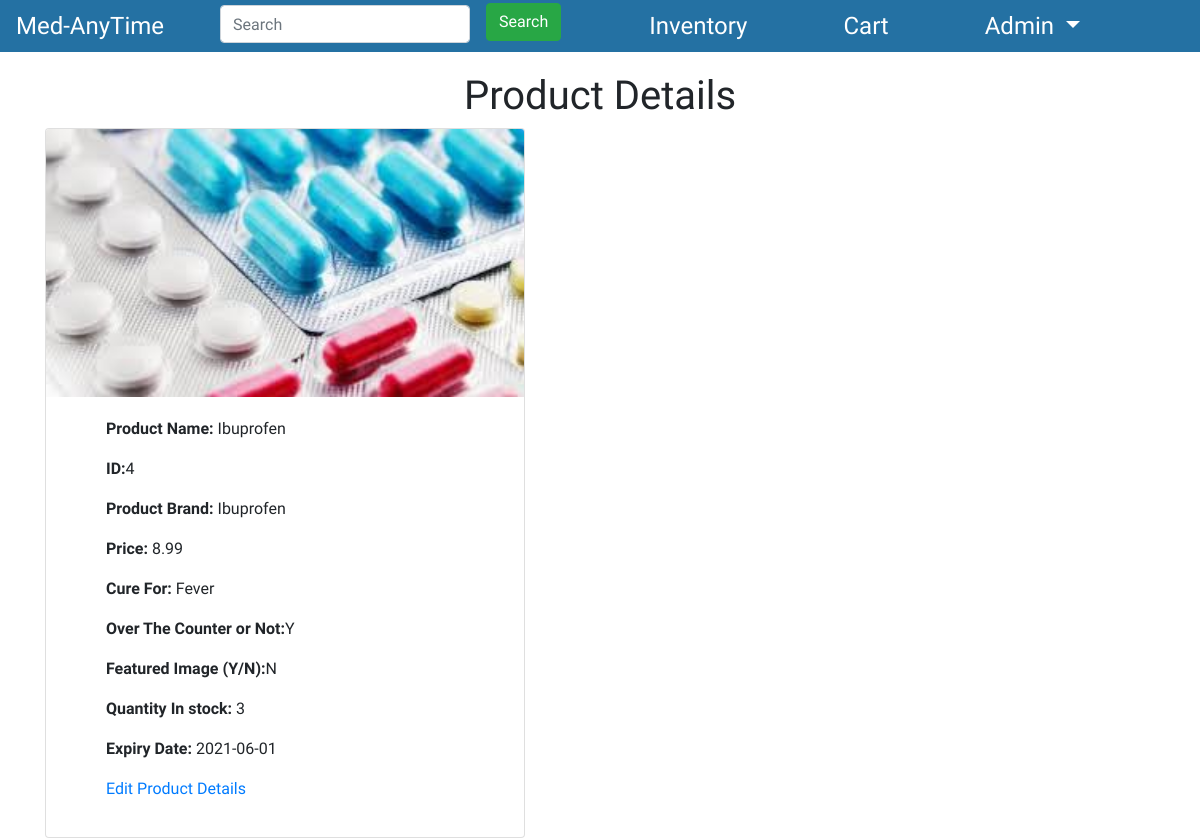
The page /View_Product_Details.php?ID=4 (signed in) on the database as committed earlier.
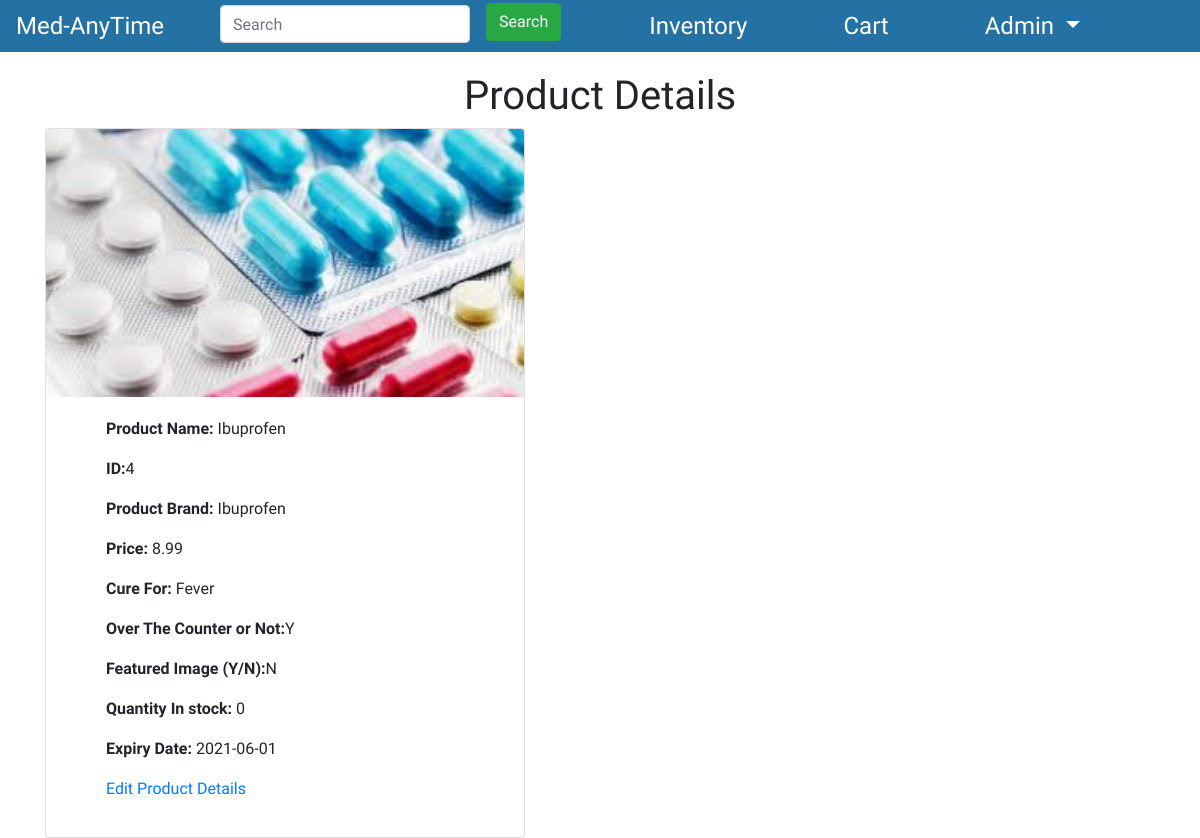
The same page on the database as committed later.
### tables this page shows
CREATE TABLE `products` (
  `ID` int(11) NOT NULL,
  `ProductName` varchar(255) NOT NULL,
  `CompanyName` varchar(255) NOT NULL,
  `CureFor` varchar(255) DEFAULT NULL,
  `Price` decimal(10,2) NOT NULL,
  `OtcFlag` varchar(1) DEFAULT NULL,
  `Featured_Flag` varchar(255) NOT NULL,
  `ExpiryDate` date NOT NULL,
  `NumberInStock` int(11) NOT NULL,
  `productImage` varchar(255) NOT NULL
);

### View_Product_Details.php (the view, shortened to what this page needs)
<!DOCTYPE html>
<html lang="en">
<head>
    <link rel="stylesheet" href="https://stackpath.bootstrapcdn.com/bootstrap/4.1.3/css/bootstrap.min.css">
    <link rel="stylesheet" href="app new2.css">
</head>
<body>
 <nav  class="navbar navbar-dark navbar-expand-md pt-0 pb-0 fixed-top">
      <a href="AdminPage.php" class="navbar-brand">Med-AnyTime</a>
	  <div class="collapse navbar-collapse" id="navmenu">
    <ul class="navbar-nav mr-auto">
      <li class="nav-item">
        <form class="form-inline my-2 my-lg-0">
      <input class="form-control mr-sm-3" type="search" placeholder="Search" id="navBarSearchForm" aria-label="Search">
      <button class="btn btn-success my-2 my-sm-0" type="submit" id="SearchButton" >Search</button>
    </form>
      </li>
	 <li class="nav-item">
        <a class="nav-link" href="inventory.php">Inventory</a>
      </li>
	   <li class="nav-item">
        <a class="nav-link" href="#">Cart</a>
      </li>
       <li class="nav-item dropdown">
                        <a class="nav-link dropdown-toggle" href="#" id="navbarDropdown" role="button" data-toggle="dropdown" aria-haspopup="true" aria-expanded="true">
                            <?php
                                include('C:/xampp/htdocs/SwEngg/Config/dbConnection.php');
								$query=mysqli_query($dbConnection,"SELECT * FROM `admindetails` WHERE AdminId='".$_SESSION['id']."'");
								$row=mysqli_fetch_assoc($query);
                                echo ''.$row['FirstName'].'';
                            ?>
                        </a>
       </li>
    </ul>
  </div>
    </nav>
<div class="container">
<br><br><br>
<h1 align="Center"> Product Details</h1>
               <?php
    include('C:/xampp/htdocs/SwEngg/Config/dbConnection.php');
    $ID=$_GET['ID'];
    $query = "SELECT * FROM products WHERE ID='$ID'";
    $result = mysqli_query($dbConnection,$query);
    while($res = mysqli_fetch_array($result)) {
?>
  <div class="row">
 <div class="col-sm-4">
  <div class="card-columns">
                <div class="card" style = "width: 30rem; margin:0 auto; " >
                                 <?php if($res['productImage'] != ""): ?>
                            <img class="card-img-top" src="/SwEngg/upload/<?php echo $res['productImage']; ?>" alt="prodImage"  Style = "width:100%">
                            <?php else: ?>
                            <img class="card-img-top" src="/SwEngg/upload/default.jpg" alt="prodImage" class="center" Style = "width:100%">
                            <?php endif; ?>
                          <div class="card-body">
                              <ul><strong class="card-title">Product Name: </strong><?php echo $res['ProductName'];?></ul>
                             <ul><strong class="card-text">ID:</strong><?php echo $res['ID']; ?></ul>
		                       <ul> <strong class="card-text">Product Brand:</strong> <?php echo $res['CompanyName']; ?> </ul>
					          <ul><strong class="card-title">Price:</strong> <?php echo $res['Price']; ?></ul>
                              <ul><strong class="card-title">Cure For:</strong> <?php echo $res['CureFor']; ?></ul>
							  <ul><strong class="card-title">Over The Counter or Not:</strong><?php echo $res['OtcFlag']; ?> </ul>
							  <ul><strong class="card-title">Featured Image (Y/N):</strong><?php echo $res['Featured_Flag']; ?></ul>
							  <ul><strong class="card-title">Quantity In stock:</strong> <?php echo $res['NumberInStock']; ?></ul>
							  <ul><strong class="card-title">Expiry Date:</strong> <?php echo $res['ExpiryDate']; ?></ul>
							  <ul><?php echo "<a href=\"product_update.php?ID=$res[ID]\">Edit Product Details</a>"; }?></ul>
                            </div>
							</div>
							</div>
							</div>
                 </div>
				</div>
</body>
</html>

Rows that differ between the two databases and show on the page:
changed products "Ibuprofen": NumberInStock "3" → "0"
